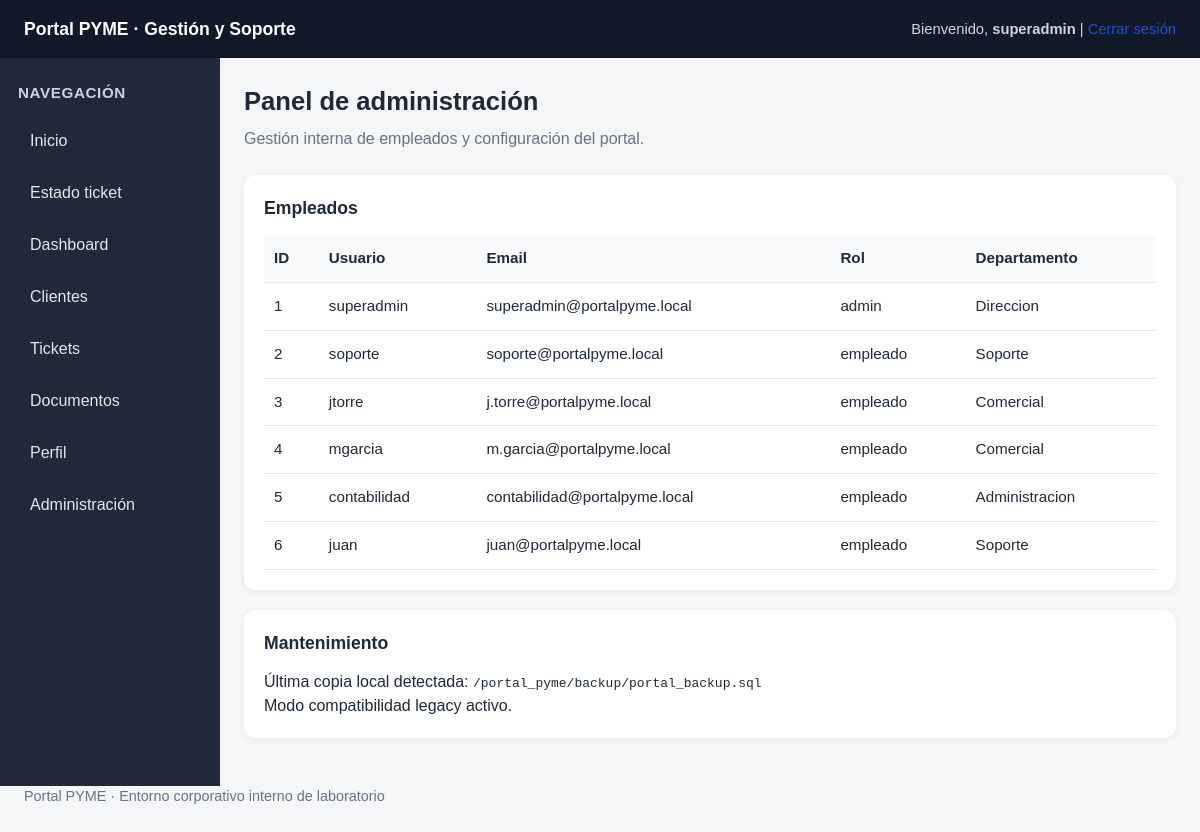
The app's page /admin/panel.php (signed in) with its own data.
### tables this page shows
CREATE TABLE empleados (
    id INT AUTO_INCREMENT PRIMARY KEY,
    username VARCHAR(50) NOT NULL UNIQUE,
    password VARCHAR(100) NOT NULL,
    email VARCHAR(120) NOT NULL,
    rol VARCHAR(30) NOT NULL,
    departamento VARCHAR(80) NOT NULL
);

### admin/panel.php (the view, shortened to what this page needs)
<?php
include '../config/db.php';
include '../includes/header.php';
include '../includes/sidebar.php';
$empleados = $conn->query("SELECT id, username, email, rol, departamento FROM empleados ORDER BY id ASC");
?>
<section class="page-header">
    <h2>Panel de administración</h2>
    <p>Gestión interna de empleados y configuración del portal.</p>
</section>
<div class="card">
    <h3>Empleados</h3>
    <div class="table-wrapper">
        <table>
            <tr><th>ID</th><th>Usuario</th><th>Email</th><th>Rol</th><th>Departamento</th></tr>
            <?php while ($row = $empleados->fetch_assoc()): ?>
                <tr>
                    <td><?php echo $row['id']; ?></td>
                    <td><?php echo htmlspecialchars($row['username']); ?></td>
                    <td><?php echo htmlspecialchars($row['email']); ?></td>
                    <td><?php echo htmlspecialchars($row['rol']); ?></td>
                    <td><?php echo htmlspecialchars($row['departamento']); ?></td>
                </tr>
            <?php endwhile; ?>
        </table>
    </div>
</div>
<div class="card">
    <h3>Mantenimiento</h3>
    <p>Última copia local detectada: <code>/portal_pyme/backup/portal_backup.sql</code></p>
    <p>Modo compatibilidad legacy activo.</p>
</div>
<?php include '../includes/footer.php'; ?>

### includes/header.php (shortened to what this page needs)
<!DOCTYPE html>
<html lang="es">
<head>
    <link rel="stylesheet" href="/portal_pyme/assets/css/style.css">
</head>
<body>
<header class="topbar">
    <h1 style="margin:0;">
        <a href="/portal_pyme/index.php"
           style="color: inherit; text-decoration: none;">
            Portal PYME · Gestión y Soporte
        </a>
    </h1>
    <div class="topbar-text">
        <?php if (isset($_SESSION['username'])): ?>
            Bienvenido, <strong><?php echo htmlspecialchars($_SESSION['username']); ?></strong> |
            <a href="/portal_pyme/logout.php" class="logout-btn">Cerrar sesión</a>
        <?php else: ?>
            Plataforma corporativa de clientes e incidencias
        <?php endif; ?>
    </div>
</header>
<div class="layout">

### includes/sidebar.php (shortened to what this page needs)
<aside class="sidebar">
    <h2>Navegación</h2>
    <nav>
        <a href="/portal_pyme/index.php">Inicio</a>
        <a href="/portal_pyme/estado_ticket.php">Estado ticket</a>
        <?php if (isset($_SESSION['empleado_id'])): ?>
            <a href="/portal_pyme/dashboard.php">Dashboard</a>
            <a href="/portal_pyme/clientes.php">Clientes</a>
            <a href="/portal_pyme/tickets.php">Tickets</a>
            <a href="/portal_pyme/documentos.php">Documentos</a>
            <a href="/portal_pyme/perfil.php">Perfil</a>
            <?php if (($_SESSION['rol'] ?? '') === 'admin'): ?>
                <a href="/portal_pyme/admin/panel.php">Administración</a>
            <?php endif; ?>
        <?php endif; ?>
    </nav>
</aside>
<main class="content">

### includes/footer.php
</main>
</div>
<footer class="content footer">
    <p>Portal PYME · Entorno corporativo interno de laboratorio</p>
</footer>
</body>
</html>

### assets/css/style.css (style rules this page uses)
* { box-sizing: border-box; margin: 0; padding: 0; }
html, body { font-family: Arial, Helvetica, sans-serif; background: #f4f6f8; color: #1f2937; line-height: 1.5; }
body { min-width: 0; }
a { text-decoration: none; color: #1d4ed8; }
.topbar { background: #111827; color: #ffffff; padding: 16px 24px; display: flex; justify-content: space-between; align-items: center; gap: 12px; flex-wrap: wrap; }
.topbar h1 { font-size: 1.1rem; font-weight: 600; }
.topbar .topbar-text { font-size: 0.92rem; color: #d1d5db; }
.layout { display: flex; min-height: calc(100vh - 72px); min-width: 0; }
.sidebar { width: 220px; flex: 0 0 220px; background: #1f2937; color: white; padding: 24px 18px; }
.sidebar h2 { font-size: 0.95rem; margin-bottom: 14px; color: #cbd5e1; text-transform: uppercase; letter-spacing: 0.04em; }
.sidebar nav { display: flex; flex-direction: column; gap: 8px; }
.sidebar nav a { display: block; color: #e5e7eb; padding: 10px 12px; border-radius: 8px; }
.content { flex: 1 1 auto; min-width: 0; padding: 24px; }
.page-header { margin-bottom: 24px; }
.page-header h2 { font-size: 1.6rem; margin-bottom: 6px; }
.page-header p { color: #6b7280; }
.card { background: white; border-radius: 12px; padding: 20px; margin-bottom: 20px; box-shadow: 0 2px 10px rgba(0,0,0,0.06); overflow-x: auto; }
.card h3 { margin-bottom: 14px; font-size: 1.1rem; }
.table-wrapper { width: 100%; overflow-x: auto; }
table { width: 100%; min-width: 700px; border-collapse: collapse; background: white; }
table th, table td { padding: 12px 10px; border-bottom: 1px solid #e5e7eb; text-align: left; vertical-align: top; }
table th { background: #f9fafb; font-size: 0.95rem; white-space: nowrap; }
table td { font-size: 0.95rem; }
.footer { padding: 0 24px 24px 24px; color: #6b7280; font-size: 0.9rem; }

### records on screen
empleados: id "1", username "superadmin", email "superadmin@portalpyme.local", rol "admin", departamento "Direccion"
empleados: id "2", username "soporte", email "soporte@portalpyme.local", rol "empleado", departamento "Soporte"
empleados: id "3", username "jtorre", email "j.torre@portalpyme.local", rol "empleado", departamento "Comercial"
empleados: id "4", username "mgarcia", email "m.garcia@portalpyme.local", rol "empleado", departamento "Comercial"
empleados: id "5", username "contabilidad", email "contabilidad@portalpyme.local", rol "empleado", departamento "Administracion"
empleados: id "6", username "juan", email "juan@portalpyme.local", rol "empleado", departamento "Soporte"

### other values on screen
$_SESSION['username'] "superadmin"
